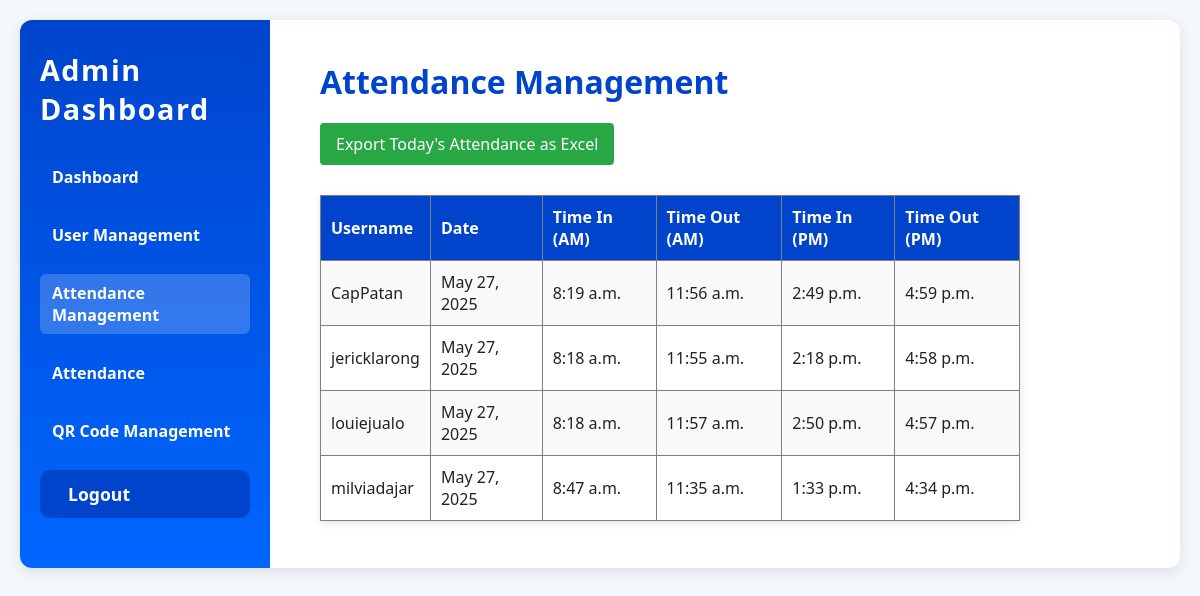
The page /dashboard/admin/attendance/ (signed in) on the database its author committed.
### attendance/models.py (models this page shows, shortened)
class Attendance(models.Model):
    user = models.ForeignKey(User, on_delete=models.CASCADE)
    date = models.DateField()  # just date without time
    time_in_am = models.TimeField(null=True, blank=True)
    time_out_am = models.TimeField(null=True, blank=True)
    time_in_pm = models.TimeField(null=True, blank=True)
    time_out_pm = models.TimeField(null=True, blank=True)
    class Meta:
        unique_together = ('user', 'date')  # one attendance record per user per day

### attendance/views.py (the view)
# urls.py: path('dashboard/admin/attendance/', views.attendance_management, name='attendance_management'),
@admin_required
def attendance_management(request):
    attendance_management = Attendance.objects.select_related('user').order_by('user__username', '-date')
    context = {
        'attendance_management': attendance_management,
    }
    return render(request, 'attendance/attendance_management.html', context)

### attendance/views.py (called while the page is built)
def is_admin(user):
    return user.is_superuser or user.is_staff

### attendance/templates/attendance/attendance_management.html (shortened to what this page needs)
{% load static %}
<!DOCTYPE html>
<html lang="en">
<head>
  <link rel="stylesheet" href="{% static 'attendance/dashboard.css' %}" />
</head>
<body>
  <div class="dashboard-container">
    <aside class="sidebar">
      <h2>Admin Dashboard</h2>
      <ul>
        <li><a href="{% url 'admin_dashboard' %}">Dashboard</a></li>
        <li><a href="{% url 'user_management' %}">User Management</a></li>
        <li><a href="{% url 'attendance_management' %}" class="active">Attendance Management</a></li>
        <li><a href="{% url 'admin_attendance' %}">Attendance</a></li>
        <li><a href="{% url 'qr_management' %}">QR Code Management</a></li>
        <li>
          <form method="post" action="{% url 'logout' %}">
            <button type="submit" class="logout-button">Logout</button>
          </form>
        </li>
      </ul>
    </aside>
    <main class="main-content">
      <h1>Attendance Management</h1>
      <a href="{% url 'export_attendance_excel' %}" class="export-excel-btn">Export Today's Attendance as Excel</a>
      {% if attendance_management %}
      <table class="attendance-table" border="1" cellpadding="8" cellspacing="0" style="width: 100%; max-width: 700px; border-collapse: collapse;">
        <thead style="background-color: #0044cc; color: white;">
          <tr>
            <th style="padding: 10px;">Username</th>
            <th style="padding: 10px;">Date</th>
            <th style="padding: 10px;">Time In (AM)</th>
            <th style="padding: 10px;">Time Out (AM)</th>
            <th style="padding: 10px;">Time In (PM)</th>
            <th style="padding: 10px;">Time Out (PM)</th>
          </tr>
        </thead>
        <tbody>
          {% for record in attendance_management %}
          <tr>
            <td style="padding: 10px;">{{ record.user.username }}</td>
            <td style="padding: 10px;">
              {% if record.date %}
                {{ record.date|date:"M d, Y" }}
              {% else %}
                <span style="color:red;">No Date</span>
              {% endif %}
            </td>
            <td style="padding: 10px;">{{ record.time_in_am|default:"—" }}</td>
            <td style="padding: 10px;">{{ record.time_out_am|default:"—" }}</td>
            <td style="padding: 10px;">{{ record.time_in_pm|default:"—" }}</td>
            <td style="padding: 10px;">{{ record.time_out_pm|default:"—" }}</td>
          </tr>
          {% endfor %}
        </tbody>
      </table>
      {% else %}
        <p class="no-records" style="text-align:center; padding: 15px;">No attendance records found.</p>
      {% endif %}
    </main>
  </div>
</body>
</html>

### attendance/static/attendance/dashboard.css (style rules this page uses)
* { box-sizing: border-box; margin: 0; padding: 0; font-family: 'Segoe UI', Tahoma, Geneva, Verdana, sans-serif; }
body { background-color: #f4f7fc; color: #333; min-height: 100vh; display: flex; justify-content: center; align-items: flex-start; padding: 20px; }
.dashboard-container { display: flex; width: 100%; max-width: 1200px; background: #fff; border-radius: 12px; box-shadow: 0 4px 15px rgba(0,0,0,0.1); overflow: hidden; }
.sidebar { background: linear-gradient(180deg, #0044cc, #0066ff); color: white; width: 250px; padding: 30px 20px; display: flex; flex-direction: column; justify-content: space-between; }
.sidebar h2 { font-size: 1.8rem; margin-bottom: 30px; font-weight: 700; letter-spacing: 1.5px; user-select: none; }
.sidebar ul { list-style: none; }
.sidebar ul li { margin-bottom: 20px; }
.sidebar ul li a, .logout-button { color: white; font-weight: 600; font-size: 1rem; text-decoration: none; display: block; padding: 8px 12px; border-radius: 6px; transition: background-color 0.3s ease; }
.sidebar ul li a:hover, .sidebar ul li a.active, .logout-button:hover { background-color: rgba(255, 255, 255, 0.2); cursor: pointer; text-decoration: none; }
.logout-button { background: none; border: none; font-family: inherit; text-align: left; width: 100%; cursor: pointer; padding: 0; font-size: 1em; }
.main-content { flex-grow: 1; padding: 40px 50px; color: #222; max-width: 100%; }
.main-content h1, .main-content h2, .main-content h3 { margin-bottom: 20px; font-weight: 700; color: #0044cc; }
form { max-width: 400px; }
form button[type="submit"] { background-color: #0044cc; color: white; border: none; border-radius: 10px; padding: 12px 28px; font-size: 1.1rem; font-weight: 700; cursor: pointer; transition: background-color 0.3s ease; }
.attendance-table { width: 100%; max-width: 800px; border-collapse: collapse; margin-top: 10px; box-shadow: 0 2px 8px rgba(0,0,0,0.1); overflow-x: auto; }
.attendance-table thead { background-color: #007BFF; color: white; }
.attendance-table th, .attendance-table td { padding: 12px 10px; text-align: left; }
.attendance-table tbody tr:nth-child(odd) { background-color: #f9f9f9; }
.attendance-table tbody tr:nth-child(even) { background-color: #ffffff; }

### attendance/templates/attendance/attendance_management.html (style rules this page uses)
.export-excel-btn { background-color: #28a745; color: white; border: none; padding: 10px 16px; margin-bottom: 20px; font-size: 16px; cursor: pointer; border-radius: 4px; transition: background-color 0.3s ease; text-decoration: none; display: inline-block; }

### rows shown on the page
Attendance: user.username "CapPatan", date "May 27, 2025", time_in_am "8:19 a.m.", time_out_am "11:56 a.m.", time_in_pm "2:49 p.m.", time_out_pm "4:59 p.m."
Attendance: user.username "jericklarong", date "May 27, 2025", time_in_am "8:18 a.m.", time_out_am "11:55 a.m.", time_in_pm "2:18 p.m.", time_out_pm "4:58 p.m."
Attendance: user.username "louiejualo", date "May 27, 2025", time_in_am "8:18 a.m.", time_out_am "11:57 a.m.", time_in_pm "2:50 p.m.", time_out_pm "4:57 p.m."
Attendance: user.username "milviadajar", date "May 27, 2025", time_in_am "8:47 a.m.", time_out_am "11:35 a.m.", time_in_pm "1:33 p.m.", time_out_pm "4:34 p.m."
